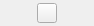
<?xml version="1.0" encoding="UTF-8"?>
<ui version="4.0">
 <class>ToggleButtonWidget</class>
 <widget class="QWidget" name="ToggleButtonWidget">
  <property name="geometry">
   <rect>
    <x>0</x>
    <y>0</y>
    <width>94</width>
    <height>26</height>
   </rect>
  </property>
  <property name="windowTitle">
   <string>ToggleButtonWidget</string>
  </property>
  <layout class="QGridLayout" name="gridLayout">
   <property name="leftMargin">
    <number>0</number>
   </property>
   <property name="topMargin">
    <number>0</number>
   </property>
   <property name="rightMargin">
    <number>0</number>
   </property>
   <property name="bottomMargin">
    <number>0</number>
   </property>
   <property name="spacing">
    <number>0</number>
   </property>
   <item row="0" column="0">
    <widget class="QPushButton" name="button">
     <property name="minimumSize">
      <size>
       <width>20</width>
       <height>20</height>
      </size>
     </property>
     <property name="maximumSize">
      <size>
       <width>20</width>
       <height>20</height>
      </size>
     </property>
     <property name="text">
      <string/>
     </property>
     <property name="icon">
      <iconset resource="../qt.qrc">
       <normaloff>:/icons/polygonInclude.png</normaloff>:/icons/polygonInclude.png</iconset>
     </property>
    </widget>
   </item>
  </layout>
 </widget>
 <layoutdefault spacing="6" margin="11"/>
 <resources>
  <include location="../qt.qrc"/>
 </resources>
 <connections/>
</ui>
